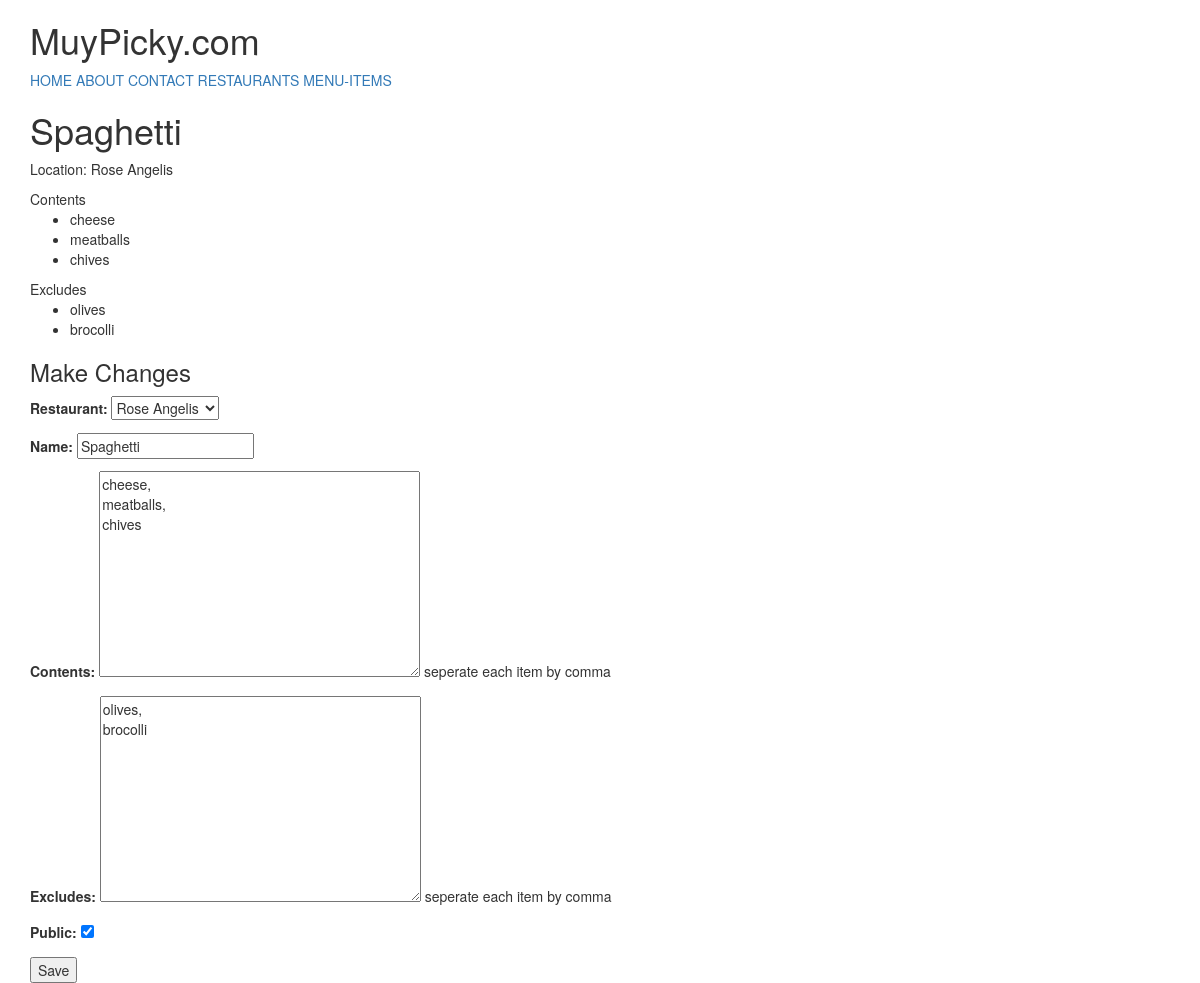
The app's page /items/6/ (signed in) with its own data.
### menus/models.py (models this page shows, shortened)
class Item(models.Model):
    user=models.ForeignKey(settings.AUTH_USER_MODEL)
    restaurant=models.ForeignKey(RestaurantLocation)
    name=models.CharField(max_length=122)
    contents=models.TextField(help_text='seperate each item by comma')
    excludes=models.TextField(blank=True, null=True, help_text='seperate each item by comma')
    public=models.BooleanField(default=True)
    timestamp=models.DateTimeField(auto_now_add=True)
    updated=models.DateTimeField(auto_now=True)
    def __str__(self):
        return self.name
    class Meta:
        ordering = ['-updated','-timestamp']
    def get_contents(self):
        return self.contents.split(",")
    def get_excludes(self):
        return self.excludes.split(",")

### restaurants/models.py (models this page shows, shortened)
class RestaurantLocation(models.Model):
    owner           =models.ForeignKey(User)
    name            =models.CharField(max_length=120)
    location        =models.CharField(max_length=120, null=True, blank=True)
    category        =models.CharField(max_length=122, null=True, blank=True, validators=[validate_category])
    timestamp       =models.DateTimeField(auto_now_add=True)
    updated         =models.DateTimeField(auto_now=True)
    slug            =models.SlugField(null=True, blank=True)
    objects=RestaurantLocationManager()#adding to Model.objects.all
    def __str__(self):
        return(self.name)

### menus/views.py (the view)
# urls.py: url(r'^(?P<pk>\d+)/$', ItemUpdateView.as_view(), name='detail'),
class ItemUpdateView(LoginRequiredMixin, UpdateView):
    template_name='menus/detail-update.html'
    form_class =ItemForm
    def get_queryset(self):
        return Item.objects.filter(user=self.request.user)
    def get_context_data(self,*args,**kwargs):
        context=super(ItemUpdateView, self).get_context_data(*args,**kwargs)
        context['title']='Update Item'
        return context
    def get_form_kwargs(self):
        kwargs=super(ItemUpdateView,self).get_form_kwargs()
        kwargs['user']=self.request.user
        return kwargs

### menus/forms.py
class ItemForm(forms.ModelForm):
    class Meta:
        model=Item
        fields=[
        'restaurant',
        'name',
        'contents',
        'excludes',
        'public'
        ]
    def __init__(self, user=None, *args, **kwargs):
        print(user)
        print(kwargs)
        super(ItemForm, self).__init__(*args,**kwargs)
        self.fields['restaurant'].queryset=RestaurantLocation.objects.filter(owner=user)#.exclude(item__isnull=False)

### restaurants/models.py (called while the page is built)
    def get_queryset(self):
        return RestaurantLocationQuerySet(self.model, using=self._db)

### menus/templates/menus/detail-update.html (shortened to what this page needs)
{% extends "base.html" %}
{% block content %}
<h1>{{form.instance.name}}</h1>
<p>Location: {{form.instance.restaurant.name}}</p>
{% if form.instance.contents %}
Contents
<ul>
  {% for item in form.instance.get_contents %}
    <li>{{item}}</li>
  {% endfor %}
</ul>
{%  endif %}
{% if form.instance.excludes %}
Excludes
  <ul>
    {% for item in form.instance.get_excludes %}
      <li>{{item}}</li>
    {% endfor %}
  </ul>
  {% endif %}
  <h3>Make Changes</h3>
  {% include 'snippets/form-snippet.html' with form=form %}
  {% endblock %}

### templates/snippets/form-snippet.html (shortened to what this page needs)
<form method='POST'>
  {{ form.as_p }}
  <button type='submit'>Save</button>
</form>

### records on screen
Item: instance.name "Spaghetti", instance.restaurant.name "Rose Angelis"
RestaurantLocation: name "Spaghetti"

### other values on screen
{{ item }} "cheese" "meatballs" "chives"
{{ item }} "olives" "brocolli"
